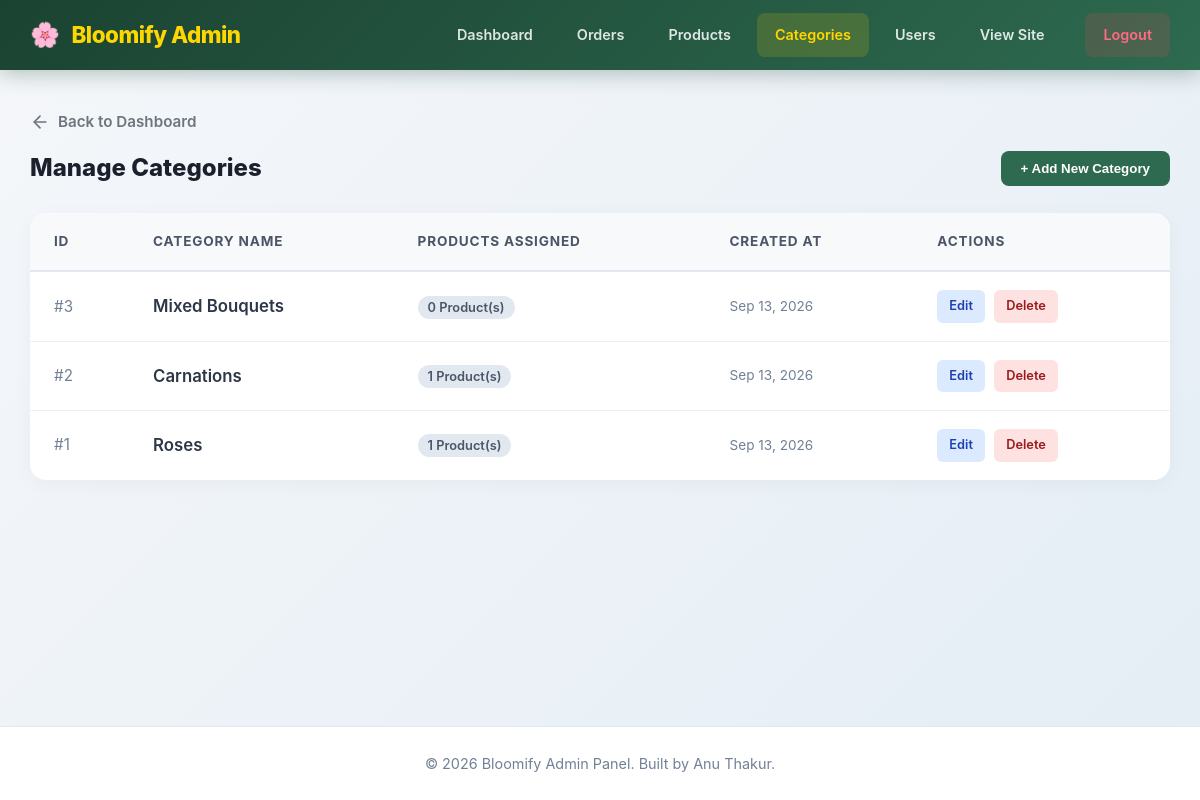
Screenshot of /admin/categories.php (signed in) with the database file from the repository.
### tables this page shows
CREATE TABLE IF NOT EXISTS categories (
    id INT AUTO_INCREMENT PRIMARY KEY,
    name VARCHAR(100) NOT NULL,
    description TEXT,
    image VARCHAR(255),
    created_at TIMESTAMP DEFAULT CURRENT_TIMESTAMP
);

### admin/categories.php (the view, shortened to what this page needs)
<?php
require_once __DIR__ . '/includes/admin-auth.php';
require_once __DIR__ . '/includes/admin-header.php';
$message_type = '';
$sql = "SELECT c.id, c.name, c.created_at, COUNT(p.id) as product_count
        FROM categories c
        LEFT JOIN products p ON c.id = p.category_id
        GROUP BY c.id
        ORDER BY c.id DESC";
$categories = $conn->query($sql);
$edit_category = null;
$show_form = isset($_GET['add']) || $edit_category || ($message_type === 'danger' && isset($_POST['add_category']));
?>
<a href="index.php" class="btn-back">
    <svg width="20" height="20" viewBox="0 0 24 24" fill="none" stroke="currentColor" stroke-width="2" stroke-linecap="round" stroke-linejoin="round"><line x1="19" y1="12" x2="5" y2="12"></line><polyline points="12 19 5 12 12 5"></polyline></svg>
    Back to Dashboard
</a>
<div class="page-header">
    <h2 class="section-title" style="margin:0;">Manage Categories</h2>
    <?php if (!$show_form): ?>
        <button type="button" class="btn-add" onclick="toggleForm(true)">+ Add New Category</button>
    <?php endif; ?>
</div>
<table class="admin-table">
    <thead>
        <tr>
            <th>ID</th>
            <th>Category Name</th>
            <th>Products Assigned</th>
            <th>Created At</th>
            <th>Actions</th>
        </tr>
    </thead>
    <tbody>
        <?php if ($categories && $categories->num_rows > 0): ?>
            <?php while($cat = $categories->fetch_assoc()): ?>
                <tr>
                    <td style="color: #718096;">#<?php echo $cat['id']; ?></td>
                    <td style="font-weight: 600; font-size: 1.05rem;"><?php echo htmlspecialchars($cat['name']); ?></td>
                    <td><span class="badge-count"><?php echo $cat['product_count']; ?> Product(s)</span></td>
                    <td style="color: #718096; font-size: 0.85rem;"><?php echo date('M d, Y', strtotime($cat['created_at'])); ?></td>
                    <td>
                        <a href="?edit=<?php echo $cat['id']; ?>" class="btn-action btn-edit">Edit</a>
                        <a href="?delete=<?php echo $cat['id']; ?>" class="btn-action btn-delete" onclick="return confirm('Are you sure you want to delete this category?');">Delete</a>
                    </td>
                </tr>
            <?php endwhile; ?>
        <?php endif; ?>
    </tbody>
</table>
<?php require_once __DIR__ . '/includes/admin-footer.php'; ?>

### assets/css/style.css (style rules this page uses)
* { margin: 0; padding: 0; box-sizing: border-box; }
body { font-family: 'Inter', 'Segoe UI', system-ui, sans-serif; background: linear-gradient(135deg, #f5f7fa 0%, #e4edf5 100%); color: #2d3748; line-height: 1.6; min-height: 100vh; display: flex; flex-direction: column; }

### admin/assets/css/admin.css (style rules this page uses)
.admin-body { background-color: #f4f6f9; font-family: 'Inter', 'Segoe UI', system-ui, sans-serif; color: #2d3748; margin: 0; padding: 0; min-height: 100vh; display: flex; flex-direction: column; }
.section-title { font-size: 1.5rem; color: #1a202c; margin-bottom: 24px; font-weight: 800; display: flex; align-items: center; gap: 12px; }
.admin-table { width: 100%; border-collapse: separate; border-spacing: 0; background: #ffffff; border-radius: 16px; overflow: hidden; box-shadow: 0 4px 20px rgba(0, 0, 0, 0.04); }
.admin-table th { background: #f8f9fa; color: #4a5568; padding: 18px 24px; text-align: left; font-weight: 700; font-size: 0.85rem; text-transform: uppercase; letter-spacing: 0.8px; border-bottom: 2px solid #e2e8f0; }
.admin-table td { padding: 18px 24px; border-bottom: 1px solid #f0f0f0; vertical-align: middle; font-size: 0.95rem; color: #2d3748; transition: background 0.2s ease; }
.admin-table tbody tr:last-child td { border-bottom: none; }

### rows the page displays
categories: id "3", name "Mixed Bouquets", product_count "0", created_at "Sep 13, 2026"
categories: id "2", name "Carnations", product_count "1", created_at "Sep 13, 2026"
categories: id "1", name "Roses", product_count "1", created_at "Sep 13, 2026"
